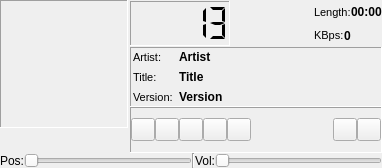
<?xml version="1.0" encoding="UTF-8"?>
<ui version="4.0">
 <class>player</class>
 <widget class="QWidget" name="player">
  <property name="geometry">
   <rect>
    <x>0</x>
    <y>0</y>
    <width>382</width>
    <height>168</height>
   </rect>
  </property>
  <property name="sizePolicy">
   <sizepolicy hsizetype="Preferred" vsizetype="Preferred">
    <horstretch>0</horstretch>
    <verstretch>0</verstretch>
   </sizepolicy>
  </property>
  <property name="windowTitle">
   <string>Form</string>
  </property>
  <layout class="QVBoxLayout" name="verticalLayout_2">
   <property name="spacing">
    <number>0</number>
   </property>
   <property name="leftMargin">
    <number>0</number>
   </property>
   <property name="topMargin">
    <number>0</number>
   </property>
   <property name="rightMargin">
    <number>0</number>
   </property>
   <property name="bottomMargin">
    <number>0</number>
   </property>
   <item>
    <layout class="QHBoxLayout" name="horizontalLayout_5">
     <property name="spacing">
      <number>0</number>
     </property>
     <item>
      <layout class="QVBoxLayout" name="verticalLayout_3">
       <property name="spacing">
        <number>0</number>
       </property>
       <item>
        <widget class="QLabel" name="cover">
         <property name="minimumSize">
          <size>
           <width>128</width>
           <height>128</height>
          </size>
         </property>
         <property name="maximumSize">
          <size>
           <width>128</width>
           <height>128</height>
          </size>
         </property>
         <property name="frameShape">
          <enum>QFrame::Panel</enum>
         </property>
         <property name="frameShadow">
          <enum>QFrame::Sunken</enum>
         </property>
         <property name="text">
          <string/>
         </property>
         <property name="pixmap">
          <pixmap>:/icons/resources/cover16.png</pixmap>
         </property>
         <property name="scaledContents">
          <bool>true</bool>
         </property>
         <property name="alignment">
          <set>Qt::AlignLeading|Qt::AlignLeft|Qt::AlignTop</set>
         </property>
        </widget>
       </item>
       <item>
        <spacer name="verticalSpacer">
         <property name="orientation">
          <enum>Qt::Vertical</enum>
         </property>
         <property name="sizeHint" stdset="0">
          <size>
           <width>2</width>
           <height>2</height>
          </size>
         </property>
        </spacer>
       </item>
      </layout>
     </item>
     <item>
      <spacer name="horizontalSpacer_4">
       <property name="orientation">
        <enum>Qt::Horizontal</enum>
       </property>
       <property name="sizeType">
        <enum>QSizePolicy::Fixed</enum>
       </property>
       <property name="sizeHint" stdset="0">
        <size>
         <width>2</width>
         <height>20</height>
        </size>
       </property>
      </spacer>
     </item>
     <item>
      <layout class="QVBoxLayout" name="verticalLayout">
       <property name="spacing">
        <number>0</number>
       </property>
       <item>
        <layout class="QHBoxLayout" name="horizontalLayout_4">
         <item>
          <widget class="QLCDNumber" name="time">
           <property name="sizePolicy">
            <sizepolicy hsizetype="Maximum" vsizetype="Minimum">
             <horstretch>0</horstretch>
             <verstretch>0</verstretch>
            </sizepolicy>
           </property>
           <property name="minimumSize">
            <size>
             <width>100</width>
             <height>45</height>
            </size>
           </property>
           <property name="maximumSize">
            <size>
             <width>100</width>
             <height>45</height>
            </size>
           </property>
           <property name="frameShape">
            <enum>QFrame::Panel</enum>
           </property>
           <property name="frameShadow">
            <enum>QFrame::Sunken</enum>
           </property>
           <property name="smallDecimalPoint">
            <bool>false</bool>
           </property>
           <property name="digitCount">
            <number>5</number>
           </property>
           <property name="mode">
            <enum>QLCDNumber::Dec</enum>
           </property>
           <property name="segmentStyle">
            <enum>QLCDNumber::Flat</enum>
           </property>
           <property name="value" stdset="0">
            <double>13.270000000000000</double>
           </property>
           <property name="intValue" stdset="0">
            <number>13</number>
           </property>
          </widget>
         </item>
         <item>
          <spacer name="horizontalSpacer_3">
           <property name="orientation">
            <enum>Qt::Horizontal</enum>
           </property>
           <property name="sizeType">
            <enum>QSizePolicy::MinimumExpanding</enum>
           </property>
           <property name="sizeHint" stdset="0">
            <size>
             <width>40</width>
             <height>20</height>
            </size>
           </property>
          </spacer>
         </item>
         <item>
          <layout class="QVBoxLayout" name="verticalLayout_4">
           <property name="spacing">
            <number>0</number>
           </property>
           <property name="leftMargin">
            <number>0</number>
           </property>
           <item>
            <layout class="QHBoxLayout" name="horizontalLayout">
             <item>
              <widget class="QLabel" name="label_4">
               <property name="font">
                <font>
                 <pointsize>8</pointsize>
                </font>
               </property>
               <property name="text">
                <string>Length:</string>
               </property>
              </widget>
             </item>
             <item>
              <widget class="QLabel" name="length">
               <property name="font">
                <font>
                 <weight>75</weight>
                 <bold>true</bold>
                </font>
               </property>
               <property name="text">
                <string>00:00</string>
               </property>
              </widget>
             </item>
            </layout>
           </item>
           <item>
            <layout class="QHBoxLayout" name="horizontalLayout_7">
             <item>
              <widget class="QLabel" name="label_5">
               <property name="sizePolicy">
                <sizepolicy hsizetype="Maximum" vsizetype="Preferred">
                 <horstretch>0</horstretch>
                 <verstretch>0</verstretch>
                </sizepolicy>
               </property>
               <property name="font">
                <font>
                 <pointsize>8</pointsize>
                </font>
               </property>
               <property name="text">
                <string>KBps:</string>
               </property>
              </widget>
             </item>
             <item>
              <widget class="QLabel" name="kbps">
               <property name="font">
                <font>
                 <weight>75</weight>
                 <bold>true</bold>
                </font>
               </property>
               <property name="text">
                <string>0</string>
               </property>
              </widget>
             </item>
            </layout>
           </item>
          </layout>
         </item>
        </layout>
       </item>
       <item>
        <widget class="QFrame" name="frame">
         <property name="frameShape">
          <enum>QFrame::Panel</enum>
         </property>
         <property name="frameShadow">
          <enum>QFrame::Sunken</enum>
         </property>
         <layout class="QFormLayout" name="formLayout">
          <property name="fieldGrowthPolicy">
           <enum>QFormLayout::AllNonFixedFieldsGrow</enum>
          </property>
          <property name="leftMargin">
           <number>2</number>
          </property>
          <property name="topMargin">
           <number>2</number>
          </property>
          <property name="rightMargin">
           <number>2</number>
          </property>
          <property name="bottomMargin">
           <number>2</number>
          </property>
          <item row="0" column="0">
           <widget class="QLabel" name="label">
            <property name="font">
             <font>
              <pointsize>8</pointsize>
             </font>
            </property>
            <property name="text">
             <string>Artist:</string>
            </property>
           </widget>
          </item>
          <item row="0" column="1">
           <widget class="QLabel" name="artist">
            <property name="font">
             <font>
              <weight>75</weight>
              <bold>true</bold>
             </font>
            </property>
            <property name="text">
             <string>Artist</string>
            </property>
           </widget>
          </item>
          <item row="1" column="0">
           <widget class="QLabel" name="label_2">
            <property name="font">
             <font>
              <pointsize>8</pointsize>
             </font>
            </property>
            <property name="text">
             <string>Title:</string>
            </property>
           </widget>
          </item>
          <item row="1" column="1">
           <widget class="QLabel" name="title">
            <property name="font">
             <font>
              <weight>75</weight>
              <bold>true</bold>
             </font>
            </property>
            <property name="text">
             <string>Title</string>
            </property>
           </widget>
          </item>
          <item row="2" column="0">
           <widget class="QLabel" name="label_3">
            <property name="font">
             <font>
              <pointsize>8</pointsize>
             </font>
            </property>
            <property name="text">
             <string>Version:</string>
            </property>
           </widget>
          </item>
          <item row="2" column="1">
           <widget class="QLabel" name="version">
            <property name="font">
             <font>
              <weight>75</weight>
              <bold>true</bold>
             </font>
            </property>
            <property name="text">
             <string>Version</string>
            </property>
           </widget>
          </item>
         </layout>
        </widget>
       </item>
       <item>
        <widget class="QFrame" name="frame_2">
         <property name="frameShape">
          <enum>QFrame::Panel</enum>
         </property>
         <property name="frameShadow">
          <enum>QFrame::Sunken</enum>
         </property>
         <layout class="QHBoxLayout" name="horizontalLayout_3">
          <property name="spacing">
           <number>0</number>
          </property>
          <property name="leftMargin">
           <number>0</number>
          </property>
          <property name="topMargin">
           <number>0</number>
          </property>
          <property name="rightMargin">
           <number>0</number>
          </property>
          <property name="bottomMargin">
           <number>0</number>
          </property>
          <item>
           <widget class="QToolButton" name="prevButton">
            <property name="text">
             <string/>
            </property>
            <property name="icon">
             <iconset>
              <normaloff>:/icons32/resources/media-playback-pause.png</normaloff>:/icons32/resources/media-playback-pause.png</iconset>
            </property>
            <property name="iconSize">
             <size>
              <width>16</width>
              <height>16</height>
             </size>
            </property>
            <property name="autoRaise">
             <bool>false</bool>
            </property>
           </widget>
          </item>
          <item>
           <widget class="QToolButton" name="playButton">
            <property name="text">
             <string/>
            </property>
            <property name="icon">
             <iconset>
              <normaloff>:/icons32/resources/media-playback-start.png</normaloff>:/icons32/resources/media-playback-start.png</iconset>
            </property>
            <property name="iconSize">
             <size>
              <width>16</width>
              <height>16</height>
             </size>
            </property>
           </widget>
          </item>
          <item>
           <widget class="QToolButton" name="pauseButton">
            <property name="text">
             <string/>
            </property>
            <property name="icon">
             <iconset>
              <normaloff>:/icons32/resources/media-seek-backward.png</normaloff>:/icons32/resources/media-seek-backward.png</iconset>
            </property>
            <property name="iconSize">
             <size>
              <width>16</width>
              <height>16</height>
             </size>
            </property>
           </widget>
          </item>
          <item>
           <widget class="QToolButton" name="stopButton">
            <property name="text">
             <string/>
            </property>
            <property name="icon">
             <iconset>
              <normaloff>:/icons32/resources/media-seek-forward.png</normaloff>:/icons32/resources/media-seek-forward.png</iconset>
            </property>
            <property name="iconSize">
             <size>
              <width>16</width>
              <height>16</height>
             </size>
            </property>
           </widget>
          </item>
          <item>
           <widget class="QToolButton" name="nextButton">
            <property name="text">
             <string/>
            </property>
            <property name="icon">
             <iconset>
              <normaloff>:/icons32/resources/media-playback-stop.png</normaloff>:/icons32/resources/media-playback-stop.png</iconset>
            </property>
            <property name="iconSize">
             <size>
              <width>16</width>
              <height>16</height>
             </size>
            </property>
           </widget>
          </item>
          <item>
           <spacer name="horizontalSpacer">
            <property name="orientation">
             <enum>Qt::Horizontal</enum>
            </property>
            <property name="sizeHint" stdset="0">
             <size>
              <width>250</width>
              <height>2</height>
             </size>
            </property>
           </spacer>
          </item>
          <item>
           <widget class="QToolButton" name="shuffleButton">
            <property name="text">
             <string/>
            </property>
            <property name="icon">
             <iconset>
              <normaloff>:/icons32/resources/media-skip-backward.png</normaloff>:/icons32/resources/media-skip-backward.png</iconset>
            </property>
            <property name="iconSize">
             <size>
              <width>16</width>
              <height>16</height>
             </size>
            </property>
            <property name="checkable">
             <bool>true</bool>
            </property>
           </widget>
          </item>
          <item>
           <widget class="QToolButton" name="repeatButton">
            <property name="text">
             <string/>
            </property>
            <property name="icon">
             <iconset>
              <normaloff>:/icons32/resources/media-skip-forward.png</normaloff>:/icons32/resources/media-skip-forward.png</iconset>
            </property>
            <property name="iconSize">
             <size>
              <width>16</width>
              <height>16</height>
             </size>
            </property>
            <property name="checkable">
             <bool>true</bool>
            </property>
           </widget>
          </item>
         </layout>
        </widget>
       </item>
      </layout>
     </item>
    </layout>
   </item>
   <item>
    <layout class="QHBoxLayout" name="horizontalLayout_2">
     <item>
      <widget class="QLabel" name="label_7">
       <property name="text">
        <string>Pos:</string>
       </property>
      </widget>
     </item>
     <item>
      <widget class="QSlider" name="posSlider">
       <property name="orientation">
        <enum>Qt::Horizontal</enum>
       </property>
      </widget>
     </item>
     <item>
      <widget class="Line" name="line">
       <property name="orientation">
        <enum>Qt::Vertical</enum>
       </property>
      </widget>
     </item>
     <item>
      <widget class="QLabel" name="label_8">
       <property name="text">
        <string>Vol:</string>
       </property>
      </widget>
     </item>
     <item>
      <widget class="QSlider" name="volumeSlider">
       <property name="orientation">
        <enum>Qt::Horizontal</enum>
       </property>
      </widget>
     </item>
    </layout>
   </item>
  </layout>
 </widget>
 <resources/>
 <connections/>
</ui>
